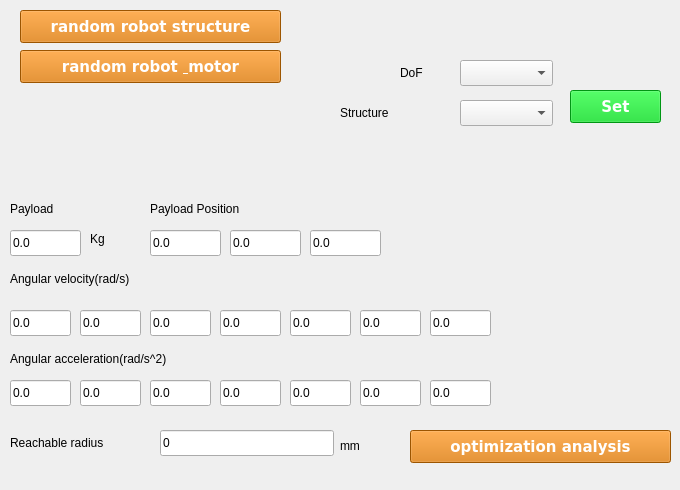
    <widget class="QWidget" name="tab_other">
     <attribute name="title">
      <string>Other</string>
     </attribute>
     <widget class="QPushButton" name="btn_random_robot_structure">
      <property name="geometry">
       <rect>
        <x>20</x>
        <y>10</y>
        <width>261</width>
        <height>33</height>
       </rect>
      </property>
      <property name="palette">
       <palette>
        <active>
         <colorrole role="WindowText">
          <brush brushstyle="SolidPattern">
           <color alpha="255">
            <red>255</red>
            <green>255</green>
            <blue>255</blue>
           </color>
          </brush>
         </colorrole>
         <colorrole role="Button">
          <brush brushstyle="SolidPattern">
           <color alpha="255">
            <red>218</red>
            <green>119</green>
            <blue>0</blue>
           </color>
          </brush>
         </colorrole>
         <colorrole role="Text">
          <brush brushstyle="SolidPattern">
           <color alpha="255">
            <red>255</red>
            <green>255</green>
            <blue>255</blue>
           </color>
          </brush>
         </colorrole>
         <colorrole role="ButtonText">
          <brush brushstyle="SolidPattern">
           <color alpha="255">
            <red>255</red>
            <green>255</green>
            <blue>255</blue>
           </color>
          </brush>
         </colorrole>
         <colorrole role="Base">
          <brush brushstyle="SolidPattern">
           <color alpha="255">
            <red>218</red>
            <green>119</green>
            <blue>0</blue>
           </color>
          </brush>
         </colorrole>
         <colorrole role="Window">
          <brush brushstyle="SolidPattern">
           <color alpha="255">
            <red>218</red>
            <green>119</green>
            <blue>0</blue>
           </color>
          </brush>
         </colorrole>
        </active>
        <inactive>
         <colorrole role="WindowText">
          <brush brushstyle="SolidPattern">
           <color alpha="255">
            <red>255</red>
            <green>255</green>
            <blue>255</blue>
           </color>
          </brush>
         </colorrole>
         <colorrole role="Button">
          <brush brushstyle="SolidPattern">
           <color alpha="255">
            <red>218</red>
            <green>119</green>
            <blue>0</blue>
           </color>
          </brush>
         </colorrole>
         <colorrole role="Text">
          <brush brushstyle="SolidPattern">
           <color alpha="255">
            <red>255</red>
            <green>255</green>
            <blue>255</blue>
           </color>
          </brush>
         </colorrole>
         <colorrole role="ButtonText">
          <brush brushstyle="SolidPattern">
           <color alpha="255">
            <red>255</red>
            <green>255</green>
            <blue>255</blue>
           </color>
          </brush>
         </colorrole>
         <colorrole role="Base">
          <brush brushstyle="SolidPattern">
           <color alpha="255">
            <red>218</red>
            <green>119</green>
            <blue>0</blue>
           </color>
          </brush>
         </colorrole>
         <colorrole role="Window">
          <brush brushstyle="SolidPattern">
           <color alpha="255">
            <red>218</red>
            <green>119</green>
            <blue>0</blue>
           </color>
          </brush>
         </colorrole>
        </inactive>
        <disabled>
         <colorrole role="WindowText">
          <brush brushstyle="SolidPattern">
           <color alpha="255">
            <red>255</red>
            <green>255</green>
            <blue>255</blue>
           </color>
          </brush>
         </colorrole>
         <colorrole role="Button">
          <brush brushstyle="SolidPattern">
           <color alpha="255">
            <red>218</red>
            <green>119</green>
            <blue>0</blue>
           </color>
          </brush>
         </colorrole>
         <colorrole role="Text">
          <brush brushstyle="SolidPattern">
           <color alpha="255">
            <red>255</red>
            <green>255</green>
            <blue>255</blue>
           </color>
          </brush>
         </colorrole>
         <colorrole role="ButtonText">
          <brush brushstyle="SolidPattern">
           <color alpha="255">
            <red>255</red>
            <green>255</green>
            <blue>255</blue>
           </color>
          </brush>
         </colorrole>
         <colorrole role="Base">
          <brush brushstyle="SolidPattern">
           <color alpha="255">
            <red>218</red>
            <green>119</green>
            <blue>0</blue>
           </color>
          </brush>
         </colorrole>
         <colorrole role="Window">
          <brush brushstyle="SolidPattern">
           <color alpha="255">
            <red>218</red>
            <green>119</green>
            <blue>0</blue>
           </color>
          </brush>
         </colorrole>
        </disabled>
       </palette>
      </property>
      <property name="font">
       <font>
        <family>Bitstream Vera Sans</family>
        <pointsize>11</pointsize>
        <weight>75</weight>
        <bold>true</bold>
       </font>
      </property>
      <property name="styleSheet">
       <string notr="true">background-color:#da7700;color:white;border-color: black;</string>
      </property>
      <property name="text">
       <string>random robot structure</string>
      </property>
     </widget>
     <widget class="QPushButton" name="btn_random_robot_motor">
      <property name="geometry">
       <rect>
        <x>20</x>
        <y>50</y>
        <width>261</width>
        <height>33</height>
       </rect>
      </property>
      <property name="palette">
       <palette>
        <active>
         <colorrole role="WindowText">
          <brush brushstyle="SolidPattern">
           <color alpha="255">
            <red>255</red>
            <green>255</green>
            <blue>255</blue>
           </color>
          </brush>
         </colorrole>
         <colorrole role="Button">
          <brush brushstyle="SolidPattern">
           <color alpha="255">
            <red>218</red>
            <green>119</green>
            <blue>0</blue>
           </color>
          </brush>
         </colorrole>
         <colorrole role="Text">
          <brush brushstyle="SolidPattern">
           <color alpha="255">
            <red>255</red>
            <green>255</green>
            <blue>255</blue>
           </color>
          </brush>
         </colorrole>
         <colorrole role="ButtonText">
          <brush brushstyle="SolidPattern">
           <color alpha="255">
            <red>255</red>
            <green>255</green>
            <blue>255</blue>
           </color>
          </brush>
         </colorrole>
         <colorrole role="Base">
          <brush brushstyle="SolidPattern">
           <color alpha="255">
            <red>218</red>
            <green>119</green>
            <blue>0</blue>
           </color>
          </brush>
         </colorrole>
         <colorrole role="Window">
          <brush brushstyle="SolidPattern">
           <color alpha="255">
            <red>218</red>
            <green>119</green>
            <blue>0</blue>
           </color>
          </brush>
         </colorrole>
        </active>
        <inactive>
         <colorrole role="WindowText">
          <brush brushstyle="SolidPattern">
           <color alpha="255">
            <red>255</red>
            <green>255</green>
            <blue>255</blue>
           </color>
          </brush>
         </colorrole>
         <colorrole role="Button">
          <brush brushstyle="SolidPattern">
           <color alpha="255">
            <red>218</red>
            <green>119</green>
            <blue>0</blue>
           </color>
          </brush>
         </colorrole>
         <colorrole role="Text">
          <brush brushstyle="SolidPattern">
           <color alpha="255">
            <red>255</red>
            <green>255</green>
            <blue>255</blue>
           </color>
          </brush>
         </colorrole>
         <colorrole role="ButtonText">
          <brush brushstyle="SolidPattern">
           <color alpha="255">
            <red>255</red>
            <green>255</green>
            <blue>255</blue>
           </color>
          </brush>
         </colorrole>
         <colorrole role="Base">
          <brush brushstyle="SolidPattern">
           <color alpha="255">
            <red>218</red>
            <green>119</green>
            <blue>0</blue>
           </color>
          </brush>
         </colorrole>
         <colorrole role="Window">
          <brush brushstyle="SolidPattern">
           <color alpha="255">
            <red>218</red>
            <green>119</green>
            <blue>0</blue>
           </color>
          </brush>
         </colorrole>
        </inactive>
        <disabled>
         <colorrole role="WindowText">
          <brush brushstyle="SolidPattern">
           <color alpha="255">
            <red>255</red>
            <green>255</green>
            <blue>255</blue>
           </color>
          </brush>
         </colorrole>
         <colorrole role="Button">
          <brush brushstyle="SolidPattern">
           <color alpha="255">
            <red>218</red>
            <green>119</green>
            <blue>0</blue>
           </color>
          </brush>
         </colorrole>
         <colorrole role="Text">
          <brush brushstyle="SolidPattern">
           <color alpha="255">
            <red>255</red>
            <green>255</green>
            <blue>255</blue>
           </color>
          </brush>
         </colorrole>
         <colorrole role="ButtonText">
          <brush brushstyle="SolidPattern">
           <color alpha="255">
            <red>255</red>
            <green>255</green>
            <blue>255</blue>
           </color>
          </brush>
         </colorrole>
         <colorrole role="Base">
          <brush brushstyle="SolidPattern">
           <color alpha="255">
            <red>218</red>
            <green>119</green>
            <blue>0</blue>
           </color>
          </brush>
         </colorrole>
         <colorrole role="Window">
          <brush brushstyle="SolidPattern">
           <color alpha="255">
            <red>218</red>
            <green>119</green>
            <blue>0</blue>
           </color>
          </brush>
         </colorrole>
        </disabled>
       </palette>
      </property>
      <property name="font">
       <font>
        <family>Bitstream Vera Sans</family>
        <pointsize>11</pointsize>
        <weight>75</weight>
        <bold>true</bold>
       </font>
      </property>
      <property name="styleSheet">
       <string notr="true">background-color:#da7700;color:white;border-color: black;</string>
      </property>
      <property name="text">
       <string>random robot &amp; motor</string>
      </property>
     </widget>
     <widget class="QPushButton" name="btn_optimization_analysis">
      <property name="geometry">
       <rect>
        <x>410</x>
        <y>430</y>
        <width>261</width>
        <height>33</height>
       </rect>
      </property>
      <property name="palette">
       <palette>
        <active>
         <colorrole role="WindowText">
          <brush brushstyle="SolidPattern">
           <color alpha="255">
            <red>255</red>
            <green>255</green>
            <blue>255</blue>
           </color>
          </brush>
         </colorrole>
         <colorrole role="Button">
          <brush brushstyle="SolidPattern">
           <color alpha="255">
            <red>218</red>
            <green>119</green>
            <blue>0</blue>
           </color>
          </brush>
         </colorrole>
         <colorrole role="Text">
          <brush brushstyle="SolidPattern">
           <color alpha="255">
            <red>255</red>
            <green>255</green>
            <blue>255</blue>
           </color>
          </brush>
         </colorrole>
         <colorrole role="ButtonText">
          <brush brushstyle="SolidPattern">
           <color alpha="255">
            <red>255</red>
            <green>255</green>
            <blue>255</blue>
           </color>
          </brush>
         </colorrole>
         <colorrole role="Base">
          <brush brushstyle="SolidPattern">
           <color alpha="255">
            <red>218</red>
            <green>119</green>
            <blue>0</blue>
           </color>
          </brush>
         </colorrole>
         <colorrole role="Window">
          <brush brushstyle="SolidPattern">
           <color alpha="255">
            <red>218</red>
            <green>119</green>
            <blue>0</blue>
           </color>
          </brush>
         </colorrole>
        </active>
        <inactive>
         <colorrole role="WindowText">
          <brush brushstyle="SolidPattern">
           <color alpha="255">
            <red>255</red>
            <green>255</green>
            <blue>255</blue>
           </color>
          </brush>
         </colorrole>
         <colorrole role="Button">
          <brush brushstyle="SolidPattern">
           <color alpha="255">
            <red>218</red>
            <green>119</green>
            <blue>0</blue>
           </color>
          </brush>
         </colorrole>
         <colorrole role="Text">
          <brush brushstyle="SolidPattern">
           <color alpha="255">
            <red>255</red>
            <green>255</green>
            <blue>255</blue>
           </color>
          </brush>
         </colorrole>
         <colorrole role="ButtonText">
          <brush brushstyle="SolidPattern">
           <color alpha="255">
            <red>255</red>
            <green>255</green>
            <blue>255</blue>
           </color>
          </brush>
         </colorrole>
         <colorrole role="Base">
          <brush brushstyle="SolidPattern">
           <color alpha="255">
            <red>218</red>
            <green>119</green>
            <blue>0</blue>
           </color>
          </brush>
         </colorrole>
         <colorrole role="Window">
          <brush brushstyle="SolidPattern">
           <color alpha="255">
            <red>218</red>
            <green>119</green>
            <blue>0</blue>
           </color>
          </brush>
         </colorrole>
        </inactive>
        <disabled>
         <colorrole role="WindowText">
          <brush brushstyle="SolidPattern">
           <color alpha="255">
            <red>255</red>
            <green>255</green>
            <blue>255</blue>
           </color>
          </brush>
         </colorrole>
         <colorrole role="Button">
          <brush brushstyle="SolidPattern">
           <color alpha="255">
            <red>218</red>
            <green>119</green>
            <blue>0</blue>
           </color>
          </brush>
         </colorrole>
         <colorrole role="Text">
          <brush brushstyle="SolidPattern">
           <color alpha="255">
            <red>255</red>
            <green>255</green>
            <blue>255</blue>
           </color>
          </brush>
         </colorrole>
         <colorrole role="ButtonText">
          <brush brushstyle="SolidPattern">
           <color alpha="255">
            <red>255</red>
            <green>255</green>
            <blue>255</blue>
           </color>
          </brush>
         </colorrole>
         <colorrole role="Base">
          <brush brushstyle="SolidPattern">
           <color alpha="255">
            <red>218</red>
            <green>119</green>
            <blue>0</blue>
           </color>
          </brush>
         </colorrole>
         <colorrole role="Window">
          <brush brushstyle="SolidPattern">
           <color alpha="255">
            <red>218</red>
            <green>119</green>
            <blue>0</blue>
           </color>
          </brush>
         </colorrole>
        </disabled>
       </palette>
      </property>
      <property name="font">
       <font>
        <family>Bitstream Vera Sans</family>
        <pointsize>11</pointsize>
        <weight>75</weight>
        <bold>true</bold>
       </font>
      </property>
      <property name="styleSheet">
       <string notr="true">background-color:#da7700;color:white;border-color: black;</string>
      </property>
      <property name="text">
       <string>optimization analysis</string>
      </property>
     </widget>
     <widget class="QLineEdit" name="lineEdit_op_acc_4">
      <property name="geometry">
       <rect>
        <x>220</x>
        <y>380</y>
        <width>61</width>
        <height>26</height>
       </rect>
      </property>
      <property name="text">
       <string>0.0</string>
      </property>
     </widget>
     <widget class="QLineEdit" name="lineEdit_op_acc_1">
      <property name="geometry">
       <rect>
        <x>10</x>
        <y>380</y>
        <width>61</width>
        <height>26</height>
       </rect>
      </property>
      <property name="text">
       <string>0.0</string>
      </property>
     </widget>
     <widget class="QLineEdit" name="lineEdit_op_vel_5">
      <property name="geometry">
       <rect>
        <x>290</x>
        <y>310</y>
        <width>61</width>
        <height>26</height>
       </rect>
      </property>
      <property name="text">
       <string>0.0</string>
      </property>
     </widget>
     <widget class="QLineEdit" name="lineEdit_op_acc_5">
      <property name="geometry">
       <rect>
        <x>290</x>
        <y>380</y>
        <width>61</width>
        <height>26</height>
       </rect>
      </property>
      <property name="text">
       <string>0.0</string>
      </property>
     </widget>
     <widget class="QLineEdit" name="lineEdit_op_payload_y">
      <property name="geometry">
       <rect>
        <x>230</x>
        <y>230</y>
        <width>71</width>
        <height>26</height>
       </rect>
      </property>
      <property name="text">
       <string>0.0</string>
      </property>
     </widget>
     <widget class="QLabel" name="label_25">
      <property name="geometry">
       <rect>
        <x>150</x>
        <y>200</y>
        <width>161</width>
        <height>17</height>
       </rect>
      </property>
      <property name="text">
       <string>Payload Position</string>
      </property>
     </widget>
     <widget class="QLabel" name="label_24">
      <property name="geometry">
       <rect>
        <x>10</x>
        <y>350</y>
        <width>261</width>
        <height>17</height>
       </rect>
      </property>
      <property name="text">
       <string>Angular acceleration(rad/s^2)</string>
      </property>
     </widget>
     <widget class="QLineEdit" name="lineEdit_op_vel_2">
      <property name="geometry">
       <rect>
        <x>80</x>
        <y>310</y>
        <width>61</width>
        <height>26</height>
       </rect>
      </property>
      <property name="text">
       <string>0.0</string>
      </property>
     </widget>
     <widget class="QLabel" name="label_27">
      <property name="geometry">
       <rect>
        <x>10</x>
        <y>200</y>
        <width>67</width>
        <height>17</height>
       </rect>
      </property>
      <property name="text">
       <string>Payload</string>
      </property>
     </widget>
     <widget class="QLineEdit" name="lineEdit_op_payload">
      <property name="geometry">
       <rect>
        <x>10</x>
        <y>230</y>
        <width>71</width>
        <height>26</height>
       </rect>
      </property>
      <property name="text">
       <string>0.0</string>
      </property>
     </widget>
     <widget class="QLabel" name="label_26">
      <property name="geometry">
       <rect>
        <x>90</x>
        <y>230</y>
        <width>31</width>
        <height>17</height>
       </rect>
      </property>
      <property name="text">
       <string>Kg</string>
      </property>
     </widget>
     <widget class="QLineEdit" name="lineEdit_op_payload_x">
      <property name="geometry">
       <rect>
        <x>150</x>
        <y>230</y>
        <width>71</width>
        <height>26</height>
       </rect>
      </property>
      <property name="text">
       <string>0.0</string>
      </property>
     </widget>
     <widget class="QLineEdit" name="lineEdit_op_vel_1">
      <property name="geometry">
       <rect>
        <x>10</x>
        <y>310</y>
        <width>61</width>
        <height>26</height>
       </rect>
      </property>
      <property name="text">
       <string>0.0</string>
      </property>
     </widget>
     <widget class="QLineEdit" name="lineEdit_op_payload_z">
      <property name="geometry">
       <rect>
        <x>310</x>
        <y>230</y>
        <width>71</width>
        <height>26</height>
       </rect>
      </property>
      <property name="text">
       <string>0.0</string>
      </property>
     </widget>
     <widget class="QLineEdit" name="lineEdit_op_vel_6">
      <property name="geometry">
       <rect>
        <x>360</x>
        <y>310</y>
        <width>61</width>
        <height>26</height>
       </rect>
      </property>
      <property name="text">
       <string>0.0</string>
      </property>
     </widget>
     <widget class="QPushButton" name="btn_structure_select">
      <property name="geometry">
       <rect>
        <x>570</x>
        <y>90</y>
        <width>91</width>
        <height>33</height>
       </rect>
      </property>
      <property name="palette">
       <palette>
        <active>
         <colorrole role="WindowText">
          <brush brushstyle="SolidPattern">
           <color alpha="255">
            <red>255</red>
            <green>255</green>
            <blue>255</blue>
           </color>
          </brush>
         </colorrole>
         <colorrole role="Button">
          <brush brushstyle="SolidPattern">
           <color alpha="255">
            <red>0</red>
            <green>210</green>
            <blue>26</blue>
           </color>
          </brush>
         </colorrole>
         <colorrole role="Text">
          <brush brushstyle="SolidPattern">
           <color alpha="255">
            <red>255</red>
            <green>255</green>
            <blue>255</blue>
           </color>
          </brush>
         </colorrole>
         <colorrole role="ButtonText">
          <brush brushstyle="SolidPattern">
           <color alpha="255">
            <red>255</red>
            <green>255</green>
            <blue>255</blue>
           </color>
          </brush>
         </colorrole>
         <colorrole role="Base">
          <brush brushstyle="SolidPattern">
           <color alpha="255">
            <red>0</red>
            <green>210</green>
            <blue>26</blue>
           </color>
          </brush>
         </colorrole>
         <colorrole role="Window">
          <brush brushstyle="SolidPattern">
           <color alpha="255">
            <red>0</red>
            <green>210</green>
            <blue>26</blue>
           </color>
          </brush>
         </colorrole>
        </active>
        <inactive>
         <colorrole role="WindowText">
          <brush brushstyle="SolidPattern">
           <color alpha="255">
            <red>255</red>
            <green>255</green>
            <blue>255</blue>
           </color>
          </brush>
         </colorrole>
         <colorrole role="Button">
          <brush brushstyle="SolidPattern">
           <color alpha="255">
            <red>0</red>
            <green>210</green>
            <blue>26</blue>
           </color>
          </brush>
         </colorrole>
         <colorrole role="Text">
          <brush brushstyle="SolidPattern">
           <color alpha="255">
            <red>255</red>
            <green>255</green>
            <blue>255</blue>
           </color>
          </brush>
         </colorrole>
         <colorrole role="ButtonText">
          <brush brushstyle="SolidPattern">
           <color alpha="255">
            <red>255</red>
            <green>255</green>
            <blue>255</blue>
           </color>
          </brush>
         </colorrole>
         <colorrole role="Base">
          <brush brushstyle="SolidPattern">
           <color alpha="255">
            <red>0</red>
            <green>210</green>
            <blue>26</blue>
           </color>
          </brush>
         </colorrole>
         <colorrole role="Window">
          <brush brushstyle="SolidPattern">
           <color alpha="255">
            <red>0</red>
            <green>210</green>
            <blue>26</blue>
           </color>
          </brush>
         </colorrole>
        </inactive>
        <disabled>
         <colorrole role="WindowText">
          <brush brushstyle="SolidPattern">
           <color alpha="255">
            <red>255</red>
            <green>255</green>
            <blue>255</blue>
           </color>
          </brush>
         </colorrole>
         <colorrole role="Button">
          <brush brushstyle="SolidPattern">
           <color alpha="255">
            <red>0</red>
            <green>210</green>
            <blue>26</blue>
           </color>
          </brush>
         </colorrole>
         <colorrole role="Text">
          <brush brushstyle="SolidPattern">
           <color alpha="255">
            <red>255</red>
            <green>255</green>
            <blue>255</blue>
           </color>
          </brush>
         </colorrole>
         <colorrole role="ButtonText">
          <brush brushstyle="SolidPattern">
           <color alpha="255">
            <red>255</red>
            <green>255</green>
            <blue>255</blue>
           </color>
          </brush>
         </colorrole>
         <colorrole role="Base">
          <brush brushstyle="SolidPattern">
           <color alpha="255">
            <red>0</red>
            <green>210</green>
            <blue>26</blue>
           </color>
          </brush>
         </colorrole>
         <colorrole role="Window">
          <brush brushstyle="SolidPattern">
           <color alpha="255">
            <red>0</red>
            <green>210</green>
            <blue>26</blue>
           </color>
          </brush>
         </colorrole>
        </disabled>
       </palette>
      </property>
      <property name="font">
       <font>
        <family>Bitstream Vera Sans</family>
        <pointsize>11</pointsize>
        <weight>75</weight>
        <bold>true</bold>
       </font>
      </property>
      <property name="styleSheet">
       <string notr="true">background-color:#00d21a;color:white;border-color: black;</string>
      </property>
      <property name="text">
       <string>Set</string>
      </property>
     </widget>
     <widget class="QLineEdit" name="lineEdit_op_vel_3">
      <property name="geometry">
       <rect>
        <x>150</x>
        <y>310</y>
        <width>61</width>
        <height>26</height>
       </rect>
      </property>
      <property name="text">
       <string>0.0</string>
      </property>
     </widget>
     <widget class="QLabel" name="label_10">
      <property name="geometry">
       <rect>
        <x>10</x>
        <y>270</y>
        <width>211</width>
        <height>17</height>
       </rect>
      </property>
      <property name="text">
       <string>Angular velocity(rad/s)</string>
      </property>
     </widget>
     <widget class="QLineEdit" name="lineEdit_op_vel_4">
      <property name="geometry">
       <rect>
        <x>220</x>
        <y>310</y>
        <width>61</width>
        <height>26</height>
       </rect>
      </property>
      <property name="text">
       <string>0.0</string>
      </property>
     </widget>
     <widget class="QLineEdit" name="lineEdit_op_acc_3">
      <property name="geometry">
       <rect>
        <x>150</x>
        <y>380</y>
        <width>61</width>
        <height>26</height>
       </rect>
      </property>
      <property name="text">
       <string>0.0</string>
      </property>
     </widget>
     <widget class="QLineEdit" name="lineEdit_op_acc_2">
      <property name="geometry">
       <rect>
        <x>80</x>
        <y>380</y>
        <width>61</width>
        <height>26</height>
       </rect>
      </property>
      <property name="text">
       <string>0.0</string>
      </property>
     </widget>
     <widget class="QLineEdit" name="lineEdit_op_acc_6">
      <property name="geometry">
       <rect>
        <x>360</x>
        <y>380</y>
        <width>61</width>
        <height>26</height>
       </rect>
      </property>
      <property name="text">
       <string>0.0</string>
      </property>
     </widget>
     <widget class="QLabel" name="label_29">
      <property name="geometry">
       <rect>
        <x>10</x>
        <y>430</y>
        <width>145</width>
        <height>26</height>
       </rect>
      </property>
      <property name="text">
       <string>Reachable radius</string>
      </property>
     </widget>
     <widget class="QLineEdit" name="lineEdit_op_reachable_radius">
      <property name="geometry">
       <rect>
        <x>160</x>
        <y>430</y>
        <width>174</width>
        <height>26</height>
       </rect>
      </property>
      <property name="text">
       <string>0</string>
      </property>
     </widget>
     <widget class="QLabel" name="label_30">
      <property name="geometry">
       <rect>
        <x>340</x>
        <y>410</y>
        <width>20</width>
        <height>71</height>
       </rect>
      </property>
      <property name="text">
       <string>mm</string>
      </property>
     </widget>
     <widget class="QLineEdit" name="lineEdit_op_acc_7">
      <property name="geometry">
       <rect>
        <x>430</x>
        <y>380</y>
        <width>61</width>
        <height>26</height>
       </rect>
      </property>
      <property name="text">
       <string>0.0</string>
      </property>
     </widget>
     <widget class="QLineEdit" name="lineEdit_op_vel_7">
      <property name="geometry">
       <rect>
        <x>430</x>
        <y>310</y>
        <width>61</width>
        <height>26</height>
       </rect>
      </property>
      <property name="text">
       <string>0.0</string>
      </property>
     </widget>
     <widget class="QComboBox" name="comboBox_dof_select">
      <property name="geometry">
       <rect>
        <x>460</x>
        <y>60</y>
        <width>93</width>
        <height>26</height>
       </rect>
      </property>
     </widget>
     <widget class="QLabel" name="label_dof">
      <property name="geometry">
       <rect>
        <x>400</x>
        <y>60</y>
        <width>31</width>
        <height>26</height>
       </rect>
      </property>
      <property name="text">
       <string>DoF</string>
      </property>
     </widget>
     <widget class="QComboBox" name="comboBox_structure_select">
      <property name="geometry">
       <rect>
        <x>460</x>
        <y>100</y>
        <width>93</width>
        <height>26</height>
       </rect>
      </property>
     </widget>
     <widget class="QLabel" name="label_dof_2">
      <property name="geometry">
       <rect>
        <x>340</x>
        <y>100</y>
        <width>91</width>
        <height>26</height>
       </rect>
      </property>
      <property name="text">
       <string>Structure</string>
      </property>
     </widget>
    </widget>
